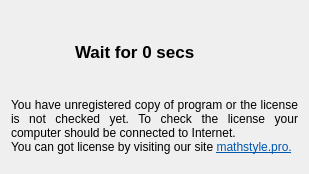
<?xml version="1.0" encoding="UTF-8"?>
<ui version="4.0">
 <class>TWaitForm</class>
 <widget class="QDialog" name="TWaitForm">
  <property name="geometry">
   <rect>
    <x>0</x>
    <y>0</y>
    <width>309</width>
    <height>174</height>
   </rect>
  </property>
  <property name="windowTitle">
   <string>MathStyle Pro UNREGISTERED!!!</string>
  </property>
  <layout class="QVBoxLayout" name="verticalLayout">
   <item>
    <widget class="QFrame" name="frame_2">
     <property name="frameShape">
      <enum>QFrame::NoFrame</enum>
     </property>
     <property name="frameShadow">
      <enum>QFrame::Raised</enum>
     </property>
     <layout class="QHBoxLayout" name="horizontalLayout_2">
      <property name="spacing">
       <number>0</number>
      </property>
      <property name="leftMargin">
       <number>0</number>
      </property>
      <property name="rightMargin">
       <number>0</number>
      </property>
      <property name="bottomMargin">
       <number>0</number>
      </property>
      <item>
       <widget class="QFrame" name="frame_4">
        <property name="minimumSize">
         <size>
          <width>64</width>
          <height>0</height>
         </size>
        </property>
        <property name="maximumSize">
         <size>
          <width>64</width>
          <height>16777215</height>
         </size>
        </property>
        <property name="styleSheet">
         <string notr="true">image: url(:/Commands/Pictures/Commands/1998_low_cost_clock_256x256.png);</string>
        </property>
        <property name="frameShape">
         <enum>QFrame::NoFrame</enum>
        </property>
        <property name="frameShadow">
         <enum>QFrame::Plain</enum>
        </property>
       </widget>
      </item>
      <item>
       <widget class="QFrame" name="frame_3">
        <property name="frameShape">
         <enum>QFrame::NoFrame</enum>
        </property>
        <property name="frameShadow">
         <enum>QFrame::Plain</enum>
        </property>
        <layout class="QVBoxLayout" name="verticalLayout_2">
         <property name="spacing">
          <number>0</number>
         </property>
         <property name="margin">
          <number>0</number>
         </property>
         <item>
          <widget class="QLabel" name="label">
           <property name="font">
            <font>
             <pointsize>13</pointsize>
             <weight>75</weight>
             <bold>true</bold>
            </font>
           </property>
           <property name="text">
            <string>Wait for 0 secs</string>
           </property>
          </widget>
         </item>
        </layout>
       </widget>
      </item>
     </layout>
    </widget>
   </item>
   <item>
    <widget class="QFrame" name="frame">
     <property name="autoFillBackground">
      <bool>false</bool>
     </property>
     <property name="frameShape">
      <enum>QFrame::NoFrame</enum>
     </property>
     <property name="frameShadow">
      <enum>QFrame::Raised</enum>
     </property>
     <layout class="QHBoxLayout" name="horizontalLayout">
      <property name="spacing">
       <number>0</number>
      </property>
      <property name="margin">
       <number>0</number>
      </property>
      <item>
       <widget class="QLabel" name="label_2">
        <property name="text">
         <string>&lt;!DOCTYPE HTML PUBLIC &quot;-//W3C//DTD HTML 4.0//EN&quot; &quot;http://www.w3.org/TR/REC-html40/strict.dtd&quot;&gt;
&lt;html&gt;&lt;head&gt;&lt;meta name=&quot;qrichtext&quot; content=&quot;1&quot; /&gt;&lt;style type=&quot;text/css&quot;&gt;
p, li { white-space: pre-wrap; }
&lt;/style&gt;&lt;/head&gt;&lt;body style=&quot; font-family:'Sans Serif'; font-size:9pt; font-weight:400; font-style:normal;&quot;&gt;
&lt;p align=&quot;justify&quot; style=&quot; margin-top:0px; margin-bottom:0px; margin-left:0px; margin-right:0px; -qt-block-indent:0; text-indent:0px;&quot;&gt;You have unregistered copy of program or the license is not checked yet. To check the license your computer should be connected to Internet.&lt;/p&gt;
&lt;p align=&quot;justify&quot; style=&quot; margin-top:0px; margin-bottom:0px; margin-left:0px; margin-right:0px; -qt-block-indent:0; text-indent:0px;&quot;&gt;You can got license by visiting our site &lt;a href=&quot;http://mathstyle.pro&quot;&gt;&lt;span style=&quot; text-decoration: underline; color:#0057ae;&quot;&gt;mathstyle.pro.&lt;/span&gt;&lt;/a&gt;&lt;/p&gt;&lt;/body&gt;&lt;/html&gt;</string>
        </property>
        <property name="wordWrap">
         <bool>true</bool>
        </property>
       </widget>
      </item>
     </layout>
    </widget>
   </item>
  </layout>
 </widget>
 <resources/>
 <connections/>
</ui>
